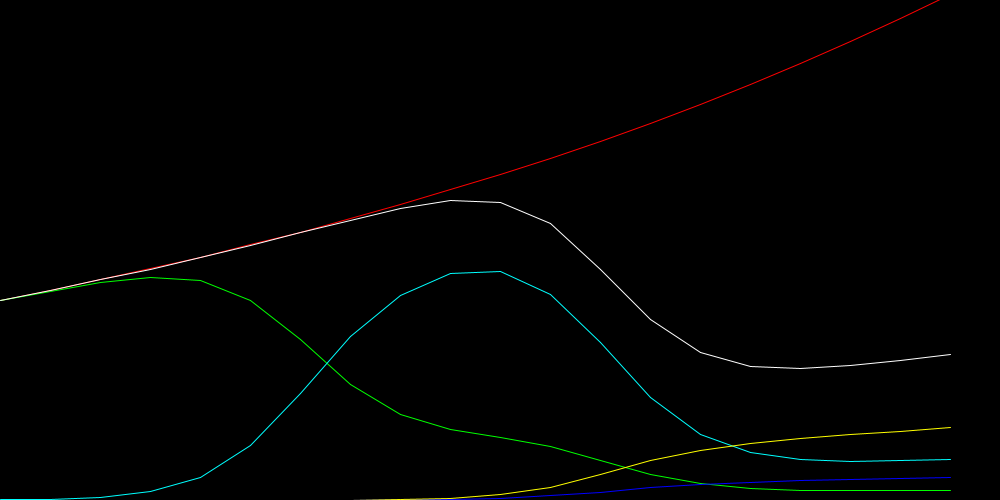
Frame 1 (no input)
Frame 60 (the mouse pressed at the canvas centre just before this capture): identical to frame 1, image omitted
Frame 120 (the mouse held since frame 60 and released just before this capture): identical to frame 1, image omitted

The Processing sketch that drew this single still picture (run headless with seeded random() and noise(); from frame 60 on, the mouse is pressed at the canvas centre):

// Processing sketch: ParkingModel
// ── ParkingModel.pde
AV_System sys;

void setup() {
  size(1000, 500);
  sys = new AV_System(1000, 2010, 2030);
  
  sys.demand_growth = 0.05;
  
  sys.av_share = 0.9;
  sys.av_growth = 1.0;
  sys.av_peak_hype_year = 2022;
  
  sys.rideShare_share = 0.8;
  sys.rideShare_growth = 1.0;
  sys.rideShare_peak_hype_year = 2016;
  
  sys.update();
}

void draw() {
  background(0);
  sys.plot();
}

class AV_System {
  int tripDemand_0;
  int year_0, year_f, intervals; // initial and final years
  float demand_growth; // yearly growth for trip demand (exponential growth)
  
  float rideShare_share; // % trips using Ride Share at Equilibrium
  float rideShare_growth; // Pace of Adoption (k-value of logistic eq.)
  int rideShare_peak_hype_year; // Year of peak adoption
  
  float av_share; // % trips using Autonomous Vehicle at Equilibrium
  float av_growth; // Pace of Adoption (k-value of logistic eq.)
  int av_peak_hype_year; // Year of peak adoption
  
  /* 4 Car Types:
   *
   *                Human Driver              Autonomous Vehicle
   *
   *  Private       1. [Private, Driver]      3. [Private, AV]
   *
   *   Shared       2. [Shared,  Driver]      4. [Shared,  AV]
   */
   
  // Number of Vehicles of Each Type for array of N years
  int[] numCar1, numCar2, numCar3, numCar4, totalCars;
  
  // Number of Trips Demanded for array of N years
  int[] tripDemand;
   
  // Number of trips served per vehicle of each type
  float TRIPS_PER_CAR1 = 1.0;
  float TRIPS_PER_CAR2 = 4.0;
  float TRIPS_PER_CAR3 = 1.0;
  float TRIPS_PER_CAR4 = 5.0;
   
  // Number of parking Spaces needed per vehicle of each type
  float SPACES_PER_CAR1 = 1.00;
  float SPACES_PER_CAR2 = 0.50;
  float SPACES_PER_CAR3 = 0.75;
  float SPACES_PER_CAR4 = 0.25;
   
   AV_System(int tripDemand_0, int year_0, int year_f) {
     this.tripDemand_0 = tripDemand_0;
     this.year_0 = year_0;
     this.year_f = year_f;
     intervals = year_f - year_0;
     
     numCar1    = new int[intervals];
     numCar2    = new int[intervals];
     numCar3    = new int[intervals];
     numCar4    = new int[intervals];
     totalCars  = new int[intervals];
     tripDemand = new int[intervals];
   }
   
   void update() {
     float av_s, rs_s; // Instantaneous share of AV and RideShare
     
     // Update Vehicle Counts
     for (int i=0; i<intervals; i++) {
       av_s = logistic(av_share,        av_growth,        year_0 + i, av_peak_hype_year);
       rs_s = logistic(rideShare_share, rideShare_growth, year_0 + i, rideShare_peak_hype_year);
       
       tripDemand[i] = int(tripDemand_0 * pow(1 + demand_growth, i));
       numCar1[i] = int( tripDemand[i] * (1 - av_s) * (1 - rs_s) );
       numCar2[i] = int( tripDemand[i] * (0 + av_s) * (1 - rs_s) );
       numCar3[i] = int( tripDemand[i] * (1 - av_s) * (0 + rs_s) );
       numCar4[i] = int( tripDemand[i] * (0 + av_s) * (0 + rs_s) );
       
       numCar1[i] /= TRIPS_PER_CAR1;
       numCar2[i] /= TRIPS_PER_CAR2;
       numCar3[i] /= TRIPS_PER_CAR3;
       numCar4[i] /= TRIPS_PER_CAR4;
       
       totalCars[i] = numCar1[i] + numCar2[i] + numCar3[i] + numCar4[i];
     }
   }
   
   float logistic(float L, float k, float x, float x_0) {
     return L / (1 + exp( -k*(x - x_0) ));
   }
   
   void plot() {
     for (int i=1; i<intervals; i++) {
       
       float xpos1 = (i-1)*float(width)/intervals;
       float xpos2 = (i)  *float(width)/intervals;
       
       stroke(#FF0000);
       line( xpos1, height - 0.2*tripDemand[i-1], xpos2, height - 0.2*tripDemand[i] );
       
       stroke(#00FF00);
       line( xpos1, height - 0.2*numCar1[i-1], xpos2, height - 0.2*numCar1[i] );
       
       stroke(#0000FF);
       line( xpos1, height - 0.2*numCar2[i-1], xpos2, height - 0.2*numCar2[i] );
       
       stroke(#00FFFF);
       line( xpos1, height - 0.2*numCar3[i-1], xpos2, height - 0.2*numCar3[i] );
       
       stroke(#FFFF00);
       line( xpos1, height - 0.2*numCar4[i-1], xpos2, height - 0.2*numCar4[i] );
       
       stroke(#FFFFFF);
       line( xpos1, height - 0.2*totalCars[i-1], xpos2, height - 0.2*totalCars[i] );
     }
   }
   
}
